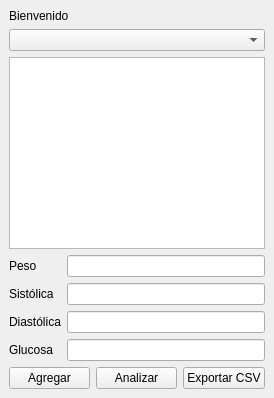
<?xml version="1.0" encoding="UTF-8"?>
<ui version="4.0">
 <class>MainWindow</class>
 <widget class="QMainWindow" name="MainWindow">
  <widget class="QWidget" name="centralwidget">
   <layout class="QVBoxLayout">

    
    <item>
      <widget class="QLabel" name="welcomeLabel">
        <property name="text">
          <string>Bienvenido</string>
        </property>
      </widget>
    </item>

    <item>
      <widget class="QComboBox" name="userSelector"/>
    </item>

    
    <item>
      <widget class="QListWidget" name="listWidget"/>
    </item>

    
    <item>
      <layout class="QFormLayout">
        <item row="0" column="0"><widget class="QLabel"><property name="text"><string>Peso</string></property></widget></item>
        <item row="0" column="1"><widget class="QLineEdit" name="txtWeight"/></item>

        <item row="1" column="0"><widget class="QLabel"><property name="text"><string>Sistólica</string></property></widget></item>
        <item row="1" column="1"><widget class="QLineEdit" name="txtSys"/></item>

        <item row="2" column="0"><widget class="QLabel"><property name="text"><string>Diastólica</string></property></widget></item>
        <item row="2" column="1"><widget class="QLineEdit" name="txtDia"/></item>

        <item row="3" column="0"><widget class="QLabel"><property name="text"><string>Glucosa</string></property></widget></item>
        <item row="3" column="1"><widget class="QLineEdit" name="txtGlucose"/></item>
      </layout>
    </item>

    
    <item>
      <layout class="QHBoxLayout">
        <item>
          <widget class="QPushButton" name="btnAdd">
            <property name="text"><string>Agregar</string></property>
          </widget>
        </item>
        <item>
          <widget class="QPushButton" name="btnAnalysis">
            <property name="text"><string>Analizar</string></property>
          </widget>
        </item>
        <item>
          <widget class="QPushButton" name="btnExport">
            <property name="text"><string>Exportar CSV</string></property>
          </widget>
        </item>
      </layout>
    </item>

   </layout>
  </widget>
 </widget>
 <resources/>
 <connections/>
</ui>
